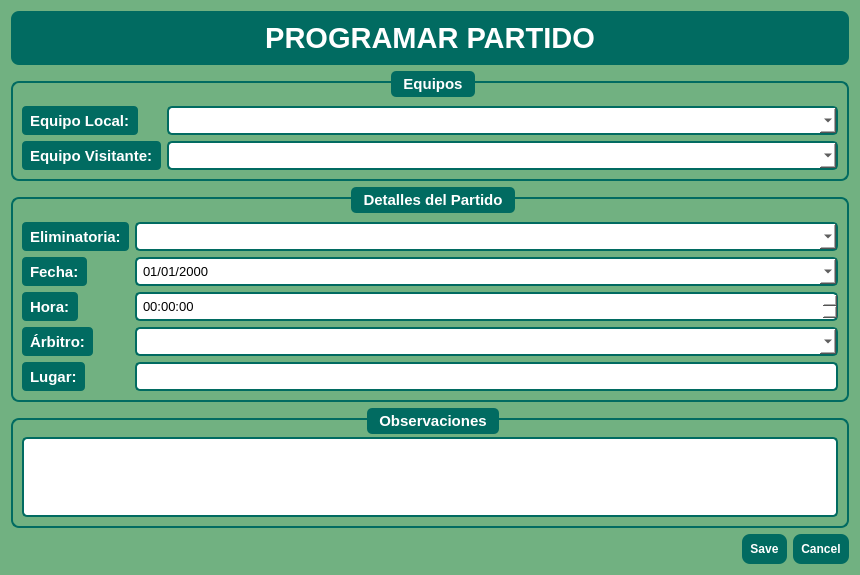
<?xml version="1.0" encoding="UTF-8"?>
<ui version="4.0">
 <class>DialogFormPartido</class>
 <widget class="QDialog" name="DialogFormPartido">
  <property name="geometry">
   <rect>
    <x>0</x>
    <y>0</y>
    <width>860</width>
    <height>549</height>
   </rect>
  </property>
  <property name="windowTitle">
   <string>Programar Partido</string>
  </property>
  <property name="styleSheet">
   <string notr="true">
QDialog {
    background-color: rgb(113, 177, 129);
}

QLabel#lblTitulo {
    font-size: 22pt;
    font-weight: bold;
    color: white;
    background-color: rgb(1, 107, 97);
    border-radius: 8px;
    padding: 10px;
}

QPushButton {
    background-color: rgb(1, 107, 97);
    color: white;
    border-radius: 8px;
    padding: 8px;
    font-weight: bold;
}
QPushButton:hover {
    background-color: #93da97;
    color: rgb(1, 107, 97);
}
QPushButton:pressed {
    background-color: rgb(1, 107, 97);
}

QLineEdit, QComboBox, QSpinBox, QDateEdit, QTimeEdit, QTextEdit {
    border: 2px solid rgb(1,107,97);
    border-radius: 5px;
    padding: 4px;
    background-color: white;
    color: black;
}

QGroupBox {
    color: white;
    font-weight: bold;
    border: 2px solid rgb(1,107,97);
    border-radius: 8px;
    margin-top: 10px;
}

QGroupBox::title {
    subcontrol-origin: margin;
    subcontrol-position: top center;
    padding: 4px 10px;
    background-color: rgb(1,107,97);
    border-radius: 5px;
    color: white;
}

/* Labels dentro de los GroupBoxes */
QGroupBox QLabel {
    background-color: rgb(1,107,97);
    color: white;
    font-weight: bold;
    padding: 2px 4px;
    border-radius: 4px;
}
   </string>
  </property>
  <layout class="QVBoxLayout" name="verticalLayout">
   <item>
    <widget class="QLabel" name="lblTitulo">
     <property name="text">
      <string>PROGRAMAR PARTIDO</string>
     </property>
     <property name="alignment">
      <set>Qt::AlignmentFlag::AlignCenter</set>
     </property>
    </widget>
   </item>
   <item>
    <widget class="QGroupBox" name="groupEquipos">
     <property name="sizePolicy">
      <sizepolicy hsizetype="Expanding" vsizetype="Expanding">
       <horstretch>0</horstretch>
       <verstretch>0</verstretch>
      </sizepolicy>
     </property>
     <property name="font">
      <font>
       <pointsize>11</pointsize>
       <bold>true</bold>
      </font>
     </property>
     <property name="title">
      <string>Equipos</string>
     </property>
     <layout class="QFormLayout" name="formLayout">
      <item row="1" column="0">
       <widget class="QLabel" name="lblEquipoLocal">
        <property name="font">
         <font>
          <pointsize>11</pointsize>
          <bold>true</bold>
         </font>
        </property>
        <property name="text">
         <string>Equipo Local:</string>
        </property>
       </widget>
      </item>
      <item row="1" column="1">
       <widget class="QComboBox" name="cmbEquipoLocal">
        <property name="font">
         <font>
          <pointsize>10</pointsize>
         </font>
        </property>
       </widget>
      </item>
      <item row="2" column="0">
       <widget class="QLabel" name="lblEquipoVisitante">
        <property name="font">
         <font>
          <pointsize>11</pointsize>
          <bold>true</bold>
         </font>
        </property>
        <property name="text">
         <string>Equipo Visitante:</string>
        </property>
       </widget>
      </item>
      <item row="2" column="1">
       <widget class="QComboBox" name="cmbEquipoVisitante">
        <property name="font">
         <font>
          <pointsize>10</pointsize>
         </font>
        </property>
       </widget>
      </item>
      <item row="0" column="1">
       <spacer name="horizontalSpacer">
        <property name="orientation">
         <enum>Qt::Orientation::Horizontal</enum>
        </property>
        <property name="sizeHint" stdset="0">
         <size>
          <width>40</width>
          <height>8</height>
         </size>
        </property>
       </spacer>
      </item>
     </layout>
    </widget>
   </item>
   <item>
    <widget class="QGroupBox" name="groupDetalles">
     <property name="sizePolicy">
      <sizepolicy hsizetype="Expanding" vsizetype="Expanding">
       <horstretch>0</horstretch>
       <verstretch>0</verstretch>
      </sizepolicy>
     </property>
     <property name="font">
      <font>
       <pointsize>11</pointsize>
       <bold>true</bold>
      </font>
     </property>
     <property name="title">
      <string>Detalles del Partido</string>
     </property>
     <layout class="QFormLayout" name="formLayout_2">
      <item row="1" column="0">
       <widget class="QLabel" name="lblEliminatoria">
        <property name="font">
         <font>
          <pointsize>11</pointsize>
          <bold>true</bold>
         </font>
        </property>
        <property name="text">
         <string>Eliminatoria:</string>
        </property>
       </widget>
      </item>
      <item row="1" column="1">
       <widget class="QComboBox" name="cmbEliminatoria">
        <property name="font">
         <font>
          <pointsize>10</pointsize>
         </font>
        </property>
       </widget>
      </item>
      <item row="2" column="0">
       <widget class="QLabel" name="lblFecha">
        <property name="font">
         <font>
          <pointsize>11</pointsize>
          <bold>true</bold>
         </font>
        </property>
        <property name="text">
         <string>Fecha:</string>
        </property>
       </widget>
      </item>
      <item row="2" column="1">
       <widget class="QDateEdit" name="dateFecha">
        <property name="font">
         <font>
          <pointsize>10</pointsize>
         </font>
        </property>
        <property name="displayFormat">
         <string>dd/MM/yyyy</string>
        </property>
        <property name="calendarPopup">
         <bool>true</bool>
        </property>
       </widget>
      </item>
      <item row="3" column="0">
       <widget class="QLabel" name="lblHora">
        <property name="font">
         <font>
          <pointsize>11</pointsize>
          <bold>true</bold>
         </font>
        </property>
        <property name="text">
         <string>Hora:</string>
        </property>
       </widget>
      </item>
      <item row="3" column="1">
       <widget class="QTimeEdit" name="timeHora">
        <property name="font">
         <font>
          <pointsize>10</pointsize>
         </font>
        </property>
       </widget>
      </item>
      <item row="4" column="0">
       <widget class="QLabel" name="lblArbitro">
        <property name="font">
         <font>
          <pointsize>11</pointsize>
          <bold>true</bold>
         </font>
        </property>
        <property name="text">
         <string>Árbitro:</string>
        </property>
       </widget>
      </item>
      <item row="4" column="1">
       <widget class="QComboBox" name="cmbArbitro">
        <property name="font">
         <font>
          <pointsize>10</pointsize>
         </font>
        </property>
       </widget>
      </item>
      <item row="5" column="0">
       <widget class="QLabel" name="lblLugar">
        <property name="font">
         <font>
          <pointsize>11</pointsize>
          <bold>true</bold>
         </font>
        </property>
        <property name="text">
         <string>Lugar:</string>
        </property>
       </widget>
      </item>
      <item row="5" column="1">
       <widget class="QLineEdit" name="txtLugar">
        <property name="font">
         <font>
          <pointsize>10</pointsize>
         </font>
        </property>
       </widget>
      </item>
      <item row="0" column="1">
       <spacer name="horizontalSpacer_2">
        <property name="orientation">
         <enum>Qt::Orientation::Horizontal</enum>
        </property>
        <property name="sizeHint" stdset="0">
         <size>
          <width>40</width>
          <height>8</height>
         </size>
        </property>
       </spacer>
      </item>
     </layout>
    </widget>
   </item>
   <item>
    <widget class="QGroupBox" name="groupObservaciones">
     <property name="font">
      <font>
       <pointsize>11</pointsize>
       <bold>true</bold>
      </font>
     </property>
     <property name="title">
      <string>Observaciones</string>
     </property>
     <layout class="QVBoxLayout" name="verticalLayout_2">
      <item>
       <spacer name="horizontalSpacer_3">
        <property name="orientation">
         <enum>Qt::Orientation::Horizontal</enum>
        </property>
        <property name="sizeHint" stdset="0">
         <size>
          <width>40</width>
          <height>8</height>
         </size>
        </property>
       </spacer>
      </item>
      <item>
       <widget class="QTextEdit" name="txtObservaciones"/>
      </item>
     </layout>
    </widget>
   </item>
   <item>
    <spacer name="verticalSpacer">
     <property name="orientation">
      <enum>Qt::Orientation::Vertical</enum>
     </property>
     <property name="sizeHint" stdset="0">
      <size>
       <width>0</width>
       <height>0</height>
      </size>
     </property>
    </spacer>
   </item>
   <item>
    <widget class="QDialogButtonBox" name="buttonBox">
     <property name="font">
      <font>
       <pointsize>11</pointsize>
      </font>
     </property>
     <property name="standardButtons">
      <set>QDialogButtonBox::StandardButton::Cancel|QDialogButtonBox::StandardButton::Save</set>
     </property>
    </widget>
   </item>
  </layout>
 </widget>
 <resources/>
 <connections>
  <connection>
   <sender>buttonBox</sender>
   <signal>accepted()</signal>
   <receiver>DialogFormPartido</receiver>
   <slot>accept()</slot>
   <hints>
    <hint type="sourcelabel">
     <x>20</x>
     <y>20</y>
    </hint>
    <hint type="destinationlabel">
     <x>20</x>
     <y>20</y>
    </hint>
   </hints>
  </connection>
  <connection>
   <sender>buttonBox</sender>
   <signal>rejected()</signal>
   <receiver>DialogFormPartido</receiver>
   <slot>reject()</slot>
   <hints>
    <hint type="sourcelabel">
     <x>20</x>
     <y>20</y>
    </hint>
    <hint type="destinationlabel">
     <x>20</x>
     <y>20</y>
    </hint>
   </hints>
  </connection>
 </connections>
</ui>
